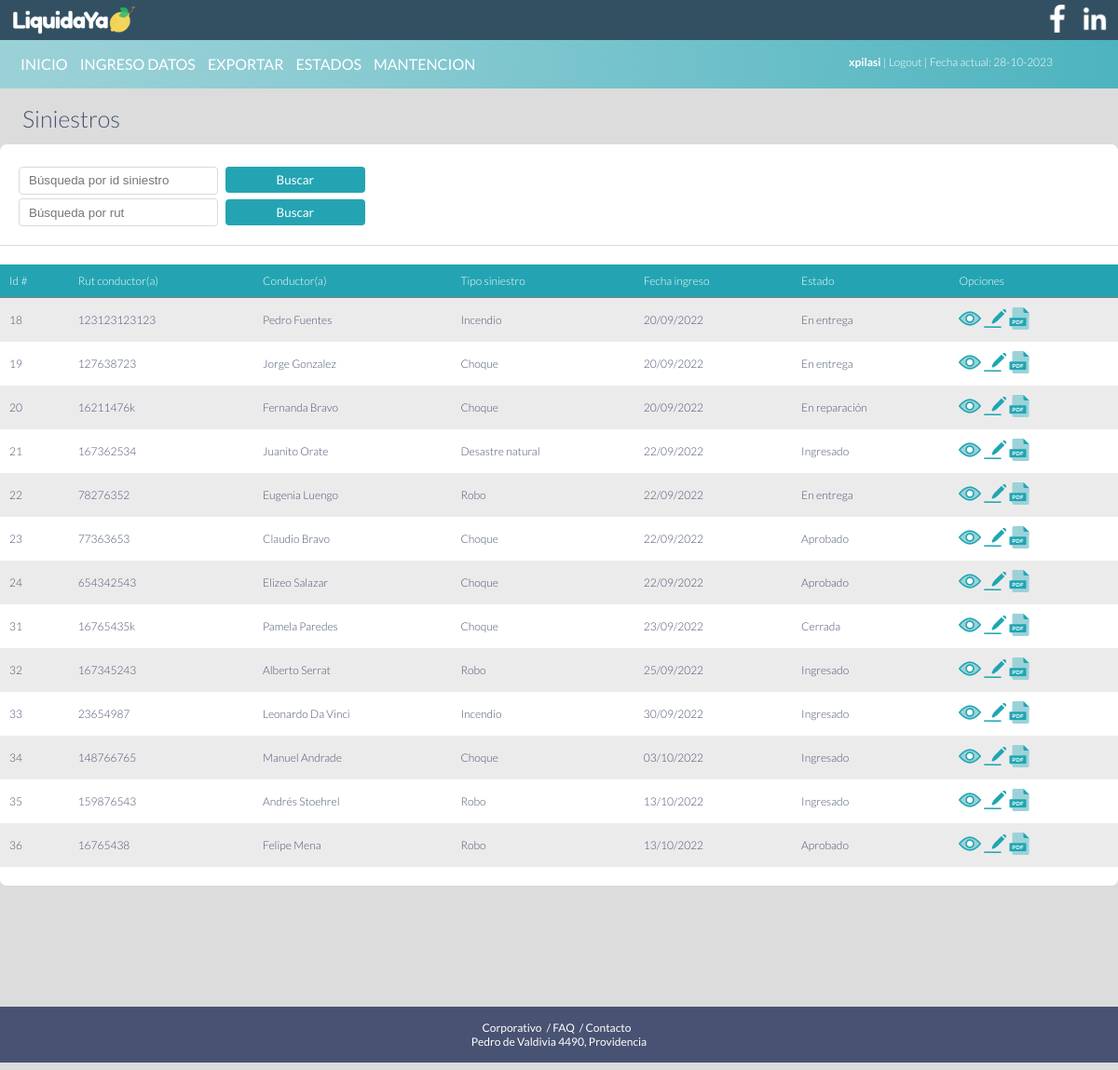
Before: /siniestros/ (signed in) with the older database file.
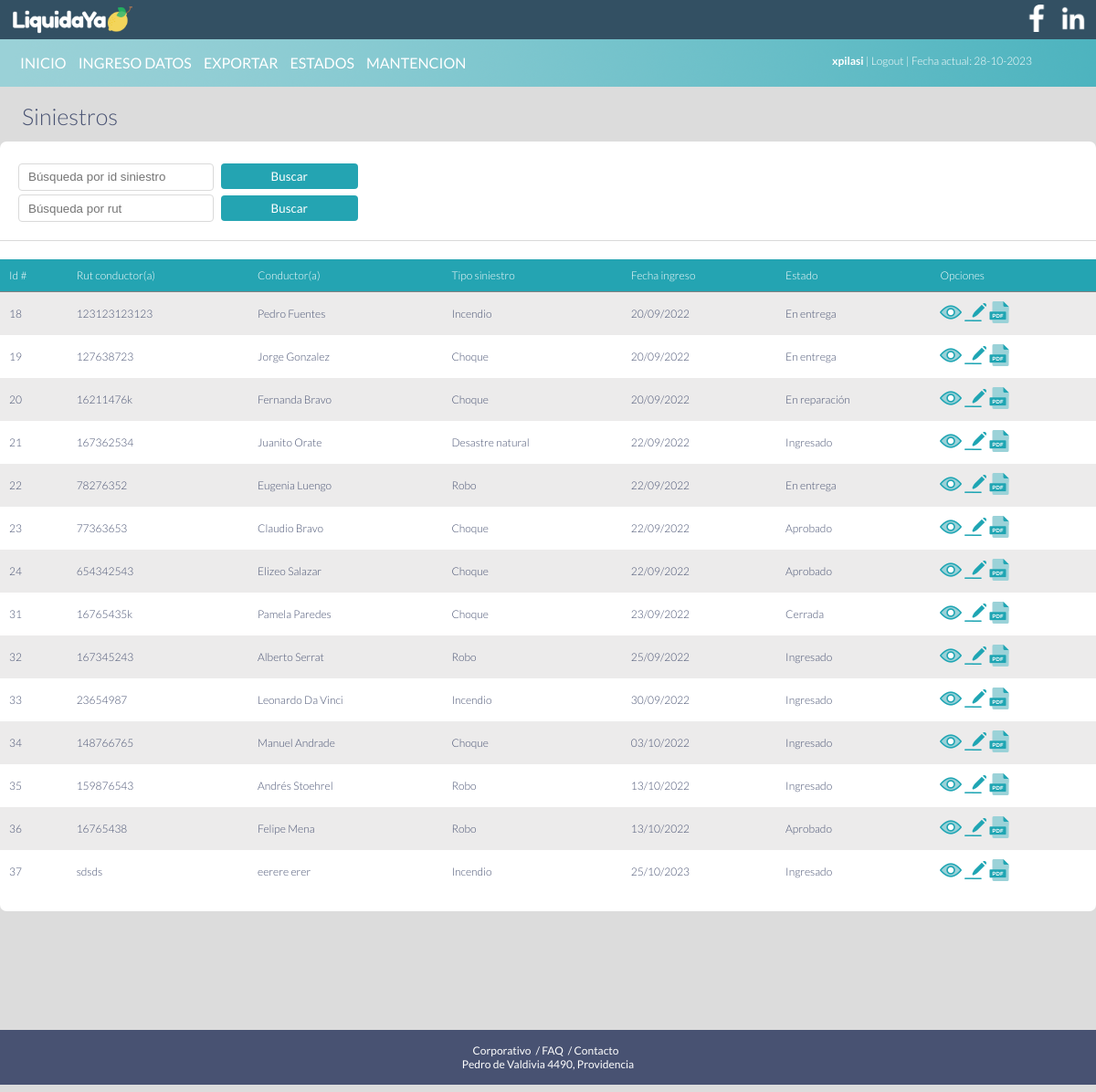
After: the same page with the newer database file.
### web_base/models.py (models this page shows, shortened)
class TablaDeSiniestros(models.Model):
    usuario = models.ForeignKey(
        User,
        on_delete=models.CASCADE,
        null=True,
        blank=True)
    tipo_de_siniestro = models.ForeignKey(TipoSiniestro,blank=False,on_delete=models.CASCADE,verbose_name="Tipo de siniestro",default="")
    tipo_de_modelo = models.ForeignKey(ModeloVehiculo,blank=False,on_delete=models.CASCADE, verbose_name="Modelo vehículo",default="")
    nombre_marca = models.ForeignKey(Marca,blank=False,on_delete=models.CASCADE,verbose_name="Marca vehículo",default="")
    tipo_de_vehiculo = models.ForeignKey(TipoVehiculo,blank=False,on_delete=models.CASCADE,verbose_name="Tipo de vehículo",default="")
    nombre_conductor = models.CharField(max_length=100, blank=False, verbose_name="Nombre conductor(a)",default="")
    apellido_conductor =  models.CharField(max_length=100, blank=False, verbose_name="Apellido conductor(a)",default="")
    edad_conductor =  models.IntegerField(blank=False, verbose_name="Edad conductor(a)",default=18)
    rut_conductor = models.CharField(max_length=100, blank=False, verbose_name="Rut conductor(a)",default="")
    tipo_de_poliza = models.ForeignKey(TipoPoliza,blank=False,on_delete=models.CASCADE,verbose_name="Póliza contratada",default="")
    fecha_siniestro =  models.DateField(auto_now_add=False,auto_now=False, null=False, blank=False, verbose_name="Fecha siniestro",default=timezone.now)
    descripcion_siniestro = models.TextField(max_length=300,blank=False, null=False,verbose_name="Descripción siniestro",default="")
    fecha_registro =  models.DateTimeField(auto_now_add=True, verbose_name='Fecha registro')
    updated_at =  models.DateField(auto_now=True,verbose_name="Última actualización")
    estado_siniestro = models.CharField(max_length=50,choices=ESTADO_CHOICES,default=INGRESADO)
    class Meta:
        verbose_name = 'Ingreso de siniestro'
        verbose_name_plural = 'Ingreso de siniestros'

class TipoSiniestro(models.Model):
    cod_siniestro= models.CharField(max_length=100, null=False,verbose_name="Código siniestro")
    tipo_siniestro = models.CharField(max_length=100, null=False,verbose_name="Tipo siniestro")
    creado_el = models.DateTimeField(auto_now_add=True, verbose_name='Creado el')
    class Meta:
        verbose_name = 'Tipo Siniestro'
        verbose_name_plural = 'Tipos de siniestro'
        ordering = ['-creado_el']
    def __str__(self):
        return self.tipo_siniestro

### web_base/views.py (the view)
# urls.py: path('siniestros/',SiniestrosListView.as_view(),name='siniestros'),
class SiniestrosListView(LoginRequiredMixin,ListView):
    model = TablaDeSiniestros
    context_object_name= 'siniestros'
    def get_context_data(self,**kwarg):
        context = super().get_context_data(**kwarg)
        context['siniestros'] = context['siniestros'].filter(usuario=self.request.user) #filtra las tareas del usuario que está logeado en el momento
        valor_buscado_1 = self.request.GET.get('buscar_por_id') or ''
        if valor_buscado_1:
            context['siniestros'] = context['siniestros'].filter(id__icontains= valor_buscado_1)
            context['valor_buscado_1'] = valor_buscado_1
        valor_buscado_2 = self.request.GET.get('buscar_por_rut') or ''
        if valor_buscado_2:
            context['siniestros'] = context['siniestros'].filter(rut_conductor__icontains= valor_buscado_2)
            context['valor_buscado_2'] = valor_buscado_2
        return context

### web_base/templates/web_base/tabladesiniestros_list.html (shortened to what this page needs)
{% extends 'layout.html' %}
{% load static %}
{% block content %}
<div class="titulos">Siniestros</div>
<div id="base">
    <form method="GET" >
        <input type="text" class="search_field" placeholder="Búsqueda por id siniestro"name="buscar_por_id" value={{valor_buscado_1}}>
        <input type="submit" class="botones_generales" value="Buscar">
    </form>
    <form method="GET">
        <input type="text" class="search_field" placeholder="Búsqueda por rut"name="buscar_por_rut" value={{valor_buscado_2}}>
        <input type="submit"class="botones_generales" value="Buscar">
    </form>
<hr>
    <div class="tabla_siniestros">
        <table>
            <tr>
                <th>Id #</th>
                <th>Rut conductor(a)</th>
                <th>Conductor(a)</th>
                <th>Tipo siniestro</th>
                <th>Fecha ingreso</th>
                <th>Estado</th>
                <th>Opciones</th>
            </tr>
            {% for siniestro in siniestros %}
            <tr>
                <td>{{ siniestro.id}}</td>
                <td>{{ siniestro.rut_conductor}}</td>
                <td>{{ siniestro.nombre_conductor}} {{ siniestro.apellido_conductor}}</td>
                <td>{{ siniestro.tipo_de_siniestro}}</td>
                <td>{{ siniestro.fecha_registro|date:'d/m/Y'}}</td>
                <td>{{ siniestro.estado_siniestro}}</td>
                <td>
                    <a href="{{siniestro.id}}"><img src="{% static 'iconos/ojo.png' %}" alt="Ver"></a>
                    <a href="editar_estado/{{siniestro.id}}"><img src="{% static 'iconos/editar.png' %}" alt="Editar"></a>
                    <a href=""><img src="{% static 'iconos/pdf.png' %}" alt="Pdf"></a>
                </td>
            </tr>
            {% endfor %}
        </table>
    </div>
</div>
{% endblock %}

### web_base/templates/layout.html (shortened to what this page needs)
{% load static %}
<!DOCTYPE html>
<html lang="en">
<head>
    <link rel="stylesheet" type="text/css" href="{% static 'css/style.css' %}"/>
</head>
<body>
    {% if request.user.is_authenticated %}
    <div id="content">
        <div class="menu_top">
            <img class="logo_menu"src={% static 'logo_blanco.png' %} alt="My image" style="width:140px;height:35px;">
            <img class="rrss" src={% static 'iconos/linkedin.png' %} alt="Linkedin" style="width:30px;height:30px;">
            <img class="rrss" src={% static 'iconos/fb.png' %} alt="Facebook" style="width:30px;height:30px;">
        </div>
        <div class="menu_top_sub">
                <ul>
                    <li><a href="{% url 'mi_perfil' request.user.id %}">INICIO</a> </li>
                    <li><a href="{% url 'registro' %}">INGRESO DATOS</a></li>
                    <li><a href="{% url 'exportar' %}">EXPORTAR</a></li>
                    <li><a href="{% url 'siniestros' %}">ESTADOS</a></li>
                    <li><a href="{% url 'mantencion' %}">MANTENCION</a></li>
                </ul>
            <div class="menu_derecha">
                    <strong>{{request.user}}</strong>
                    <a href="{%url 'logout'%}"> | Logout</a>
            <span class="fecha_menu"> | Fecha actual: {% now 'd-m-Y'%}</span>
            </div>
        </div>
    {% endif %}
            {% block content %}{% endblock %}
        </div>
    <footer class="footer">
        <div class="ft_texto">
        <a href="">Corporativo</a>/
        <a href="">FAQ</a>/
        <a href="">Contacto</a>
        <div class="ft_texto_dr">Pedro de Valdivia 4490, Providencia
        </div>
    </div>
    </footer>
</body>
</html>

### web_base/static/css/style.css (style rules this page uses)
body { background: rgb(220, 220, 220); font-family: 'Lato', sans-serif; color: #485272; margin-left: 0; margin-top:40px; width: 100%; height:100%; }
a { text-decoration: none!important; color: black; }
html { scroll-behavior: smooth; }
.menu_top_sub { font-style:normal; font-weight:350; margin-top: 3px; position: sticky; position: fixed; width: 100%; padding-top:16px; background: url('../bg1.png'); }
.menu_top_sub ul { padding-left: 17px; padding-top: 0; height: 20px; margin-top:0; }
.menu_top_sub ul li { display: inline-block; line-height: 60px; margin-top: -21px; padding:0 5px; height: 56px; color: white; }
.menu_top_sub ul li a { color: white; font-weight: 400; }
.menu_derecha { text-align: center; padding-left: 12px; float:right; width: 300px; text-align: right; color:white; font-size: 12px; margin-top: -36px; padding-right: 70px; }
.menu_derecha a { color:white; }
#base { background: white; border-radius: 7px; padding-top: 5px; padding-left: 0px; padding-bottom: 20px; margin-top: 13px; margin-bottom: 130px; font-size: 14px; }
.titulos { margin-top: 100px; font-weight: 350; margin-top: 30px; font-size: 25px; padding-left: 24px; color:#485272; padding-top:72px; }
.menu_top { background: rgb(51, 80, 99); background-size: cover; width: 100%; position: fixed; top: 0; left: 0; z-index: 100; }
.logo_menu { margin-top:5px; margin-left:10px; }
.rrss { float:right; margin-right: 10px; margin-top: 5px; }
.botones_generales { background: #24a4b2; border:none; border-radius: 4px; margin-top: 5px; color:white; font-family: 'Lato', sans-serif; font-style: bold; width: 150px; padding-bottom:6px; padding-top: 6px; }
table { width: 100%; text-align: left; border-collapse:collapse ; margin-top: 20px; margin-left: 0; }
th,td { padding:10px; font-weight: 300; font-size: 12px; }
th { background-color: #24a4b2; border-bottom: solid 1px grey; color:white; }
tr:nth-child(even) { background-color: rgb(236, 235, 235); }
hr { border:0; background-color:rgb(218, 218, 218); height: 1px; margin-top: 20px; margin-left: 0px; }
.search_field { border-radius: 4px; border:solid 1px rgb(218, 218, 218); width: 200px; height: 26px; padding-left: 10px; margin-right: 5px; margin-left: 20px; }
.footer { margin-left: 0px; background: #485272; background-size: cover; width: 100%; height: 60px; position:relative; bottom: 0; left: 0; color:white; }
.ft_texto { text-align: center; padding-top: 15px; padding-right: 0px; font-size: 12px; }
.ft_texto a { color: white; padding-right: 5px; }
.ft_texto_dr { width: 100%; position:absolute; margin-bottom:10px ; text-align: center; border: 0px solid grey; font-size: 12px; }

Changed rows visible on the page:
added TablaDeSiniestros: id "37", rut_conductor "sdsds", nombre_conductor "eerere", apellido_conductor "erer", tipo_de_siniestro "Incendio", fecha_registro "25/10/2023", estado_siniestro "Ingresado"
